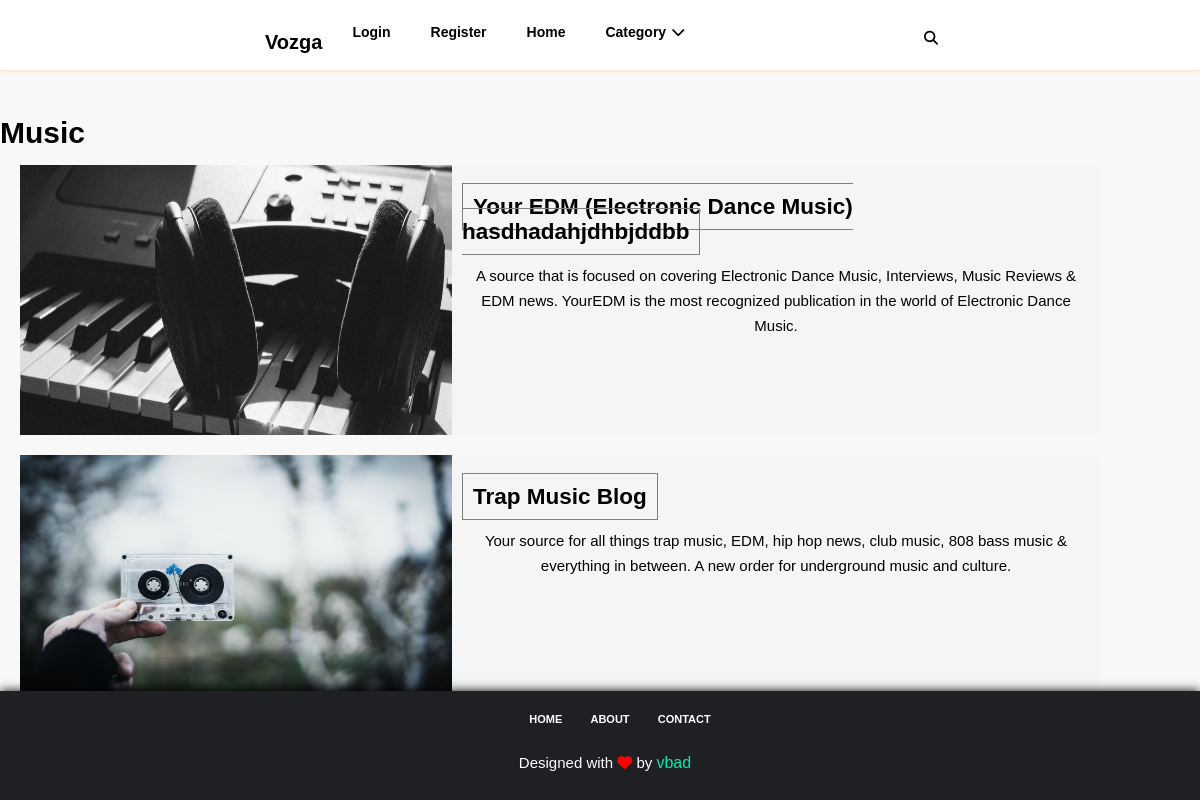
Screenshot of /category.php?category=Music with the database file from the repository.
### tables this page shows
CREATE TABLE `posts` (
  `p_id` int(11) NOT NULL,
  `title` varchar(255) NOT NULL,
  `description` text NOT NULL,
  `category` varchar(255) NOT NULL,
  `image` varchar(255) NOT NULL,
  `user_id` int(20) NOT NULL,
  `likes` int(11) NOT NULL
);

### category.php (the view, shortened to what this page needs)
<?php
    require_once "includes/header.php";
    require_once "includes/database.php";
    if(isset($_GET['category']))
    {
        $category=$_GET['category'];
    }
?>
<div class='category-content clear'>
<div class='main_content'>
    <h1 class="posts"><?php echo $category;?></h1>
    <?php
        $sql="SELECT * FROM posts WHERE category='$category'";
        $result=mysqli_query($con,$sql);
        $i=0;
        if(mysqli_num_rows($result) > $i){
            while($data=mysqli_fetch_assoc($result)){
    ?>
    <div class="main-post">
        <img class="image" src="images/<?php echo $data['image'];?>", alt="post_image">
        <div class="post-preview">
            <h2><a href="single.php"><?php echo $data['title'];?></a></h2>
            <p class="preview-text"><?php echo $data['description'];?></p>
        </div>
    </div>
    <?php
        }
    }
    ?>
</div>
<?php
    require_once "includes/footer1.php";
?>

### includes/style.css (style rules this page uses)
* { -webkit-box-sizing: border-box; box-sizing: border-box; }
html, body { font-size: 15px; font-family: Arial, Helvetica, sans-serif; padding: 0px; margin: 0px; background-color: #f8f8f8; line-height: 25px; }
h1, h2, h3, h4, h5, h6 { font-family: 'Poppins', sans-serif; }
.clear::after { content: ""; display: block; clear: both; }
a { border: 1px solid grey; margin: 0px; padding: 10px; display: inline; text-decoration: none; color: #000; }
p { margin: 0; padding: 0; text-align: center; }
.category-content { width: 100%; margin: 30px auto 30px; }
.category-content .main_content { width: 100%; float: left; }
.category-content .main_content .main-post { width: 90%; height: 270px; margin: 20px; border-radius: 5px; background: whitesmoke; }
.category-content .main_content .main-post .image { width: 40%; height: 100%; float: left; }
.category-content .main_content .main-post .post-preview { padding: 10px; width: 60%; float: right; }

### rows the page displays
posts: image (picture), title "Your EDM (Electronic Dance Music) hasdhadahjdhbjddbb", description "A source that is focused on covering Electronic Dance Music, Interviews, Music Reviews & EDM news. YourEDM is the most recognized publication in the world of Electronic Dance Music."
posts: image (picture), title "Trap Music Blog", description "Your source for all things trap music, EDM, hip hop news, club music, 808 bass music & everything in between. A new order for underground music and culture."

### other values shown
$category "Music"
